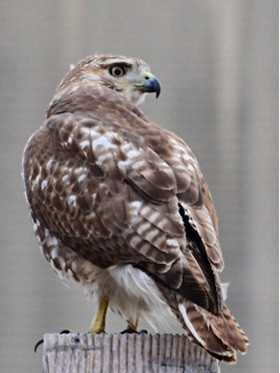
#> input picture owl.jpg, 280 x 373 px
$ python image_negative.py
#> lines starting #> are read from the running program, lines starting #| are printed output that depends on the picture
########################
######Author Darshan####
########################

import numpy as np
import cv2

l = 256 #####256 for 8-bit image
def image_negative(image):
    rows,col = np.shape(image)
#> rows = 373; col = 280
    output = np.zeros([rows,col])
    for i in range(rows):
        for j in range(col):
            out = int(l-1-image[i][j])
            output[i][j] = out
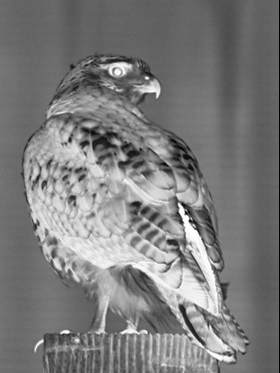
#> output: shape (373, 280) float64; min 0, max 255, mean 123.7
    cv2.imwrite("image_negative.png",output)
    print("Check your directory for image_negative.png!!!")

image = cv2.imread("owl.jpg",0)
image_negative(image)
